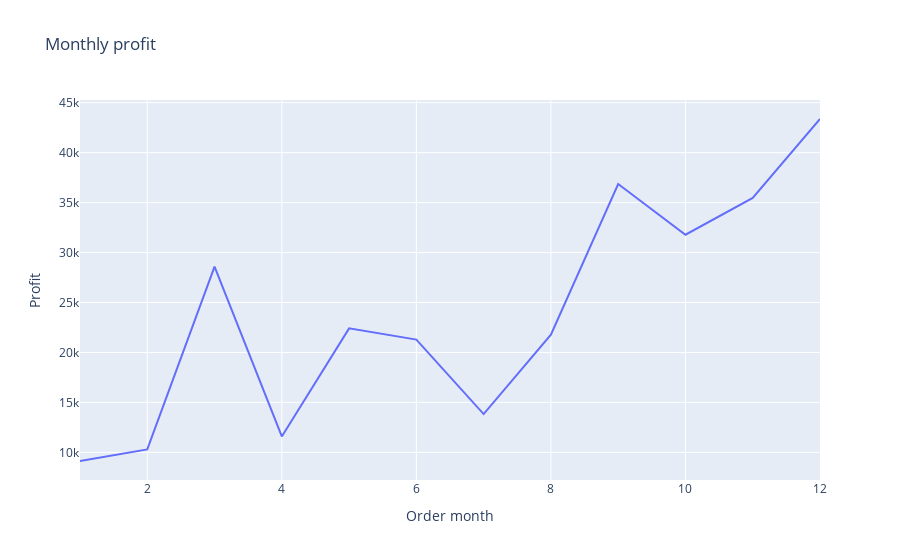

Notebook code cell kept with this figure:
### Markdown cell above
# Monthly profit

### Code cell
monthly_sales=df.groupby('Order month')['Profit'].sum().reset_index()
fig=px.line(monthly_sales,
            x='Order month',
            y='Profit',
            title='Monthly profit')
fig.show()

### Figure 1 — Plotly figure (JSON) as saved in the notebook; plotly's stock layout.template omitted (floating-point values rounded to 4 significant figures)
{"data": [{"hovertemplate": "Order month=%{x}<br>Profit=%{y}<extra></extra>", "legendgroup": "", "line": {"color": "#636efa", "dash": "solid"}, "marker": {"symbol": "circle"}, "mode": "lines", "name": "", "orientation": "v", "showlegend": false, "type": "scatter", "x": [1, 2, 3, 4, 5, 6, 7, 8, 9, 10, 11, 12], "xaxis": "x", "y": [9134.0, 10290.0, 28590.0, 11590.0, 22410.0, 21290.0, 13830.0, 21780.0, 36860.0, 31780.0, 35470.0, 43370.0], "yaxis": "y"}], "layout": {"legend": {"tracegroupgap": 0}, "title": {"text": "Monthly profit"}, "xaxis": {"anchor": "y", "domain": [0, 1], "title": {"text": "Order month"}}, "yaxis": {"anchor": "x", "domain": [0, 1], "title": {"text": "Profit"}}}}
